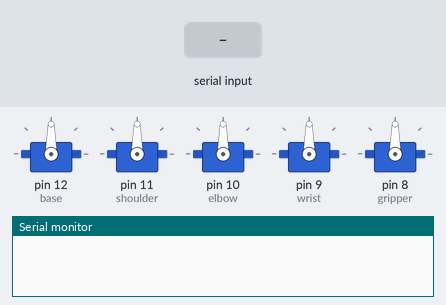
A sketch run on a simulated Arduino Uno, built with avr-gcc and run on an emulated ATmega328P. Shown: 5 × servo, the last lines printed to the serial monitor. The inputs (shaded band) are chosen by the test bench.

Above: at 1.2 s.
1.3 s: "right@" received over Serial
At 1.6 s:
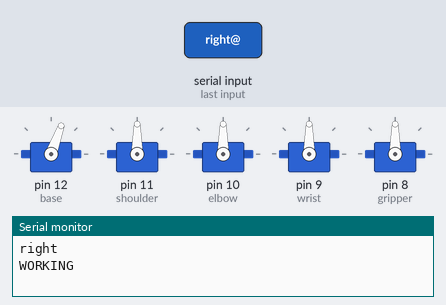
2.8 s: "Right@" received over Serial
At 3.9 s:
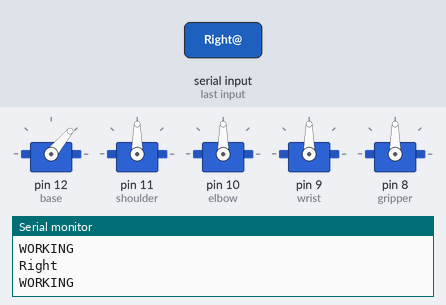
4.3 s: "RIGHT@" received over Serial
At 5.0 s:
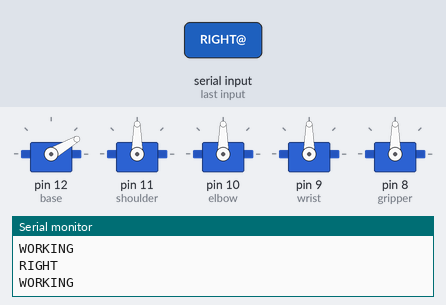
5.8 s: "top@" received over Serial
At 6.1 s:
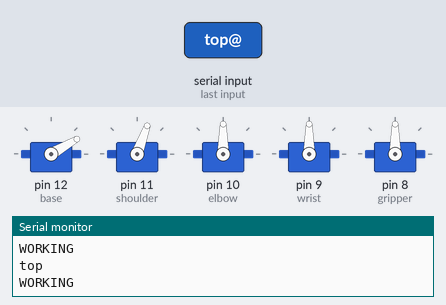
7.3 s: "left@" received over Serial
At 8.5 s:
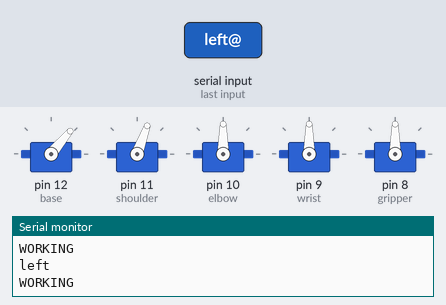
8.8 s: "Left@" received over Serial
At 9.6 s:
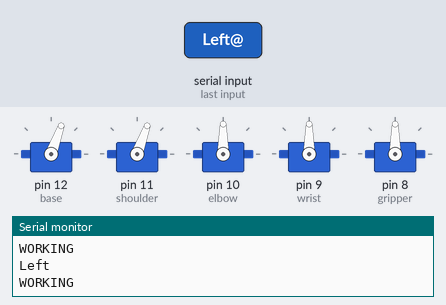
Timing chart, 0 to 11.3 s (numbered marks = the images above; inputs shaded):
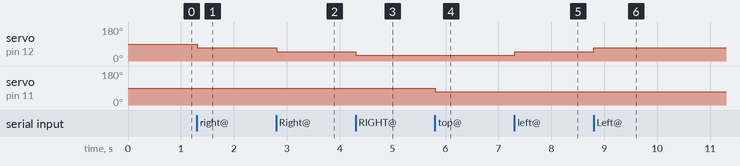

The sketch:

Arm_control.ino
```cpp
#include <Servo.h>

Servo gripper , wrist , elbow , shoulder , base;

//default position
double base_angle=90;
double shoulder_angle=90;
double elbow_angle=90;
double wrist_angle=90;


void setup() {
 Serial.begin(9600);

  //default digital pin
  base.attach(12);
  shoulder.attach(11);
  elbow.attach(10);
  wrist.attach(9);
  gripper.attach(8);

  base.write(base_angle);
  delay(20);
  shoulder.write(shoulder_angle);
  delay(20);
  elbow.write(elbow_angle);
  delay(20);
  wrist.write(wrist_angle);
  delay(20);

}


String getValue(String data, char separator, int index)
{
  int found = 0;
  int strIndex[] = {0, -1};
  int maxIndex = data.length()-1;

  for(int i=0; i<=maxIndex && found<=index; i++){
    if(data.charAt(i)==separator || i==maxIndex){
        found++;
        strIndex[0] = strIndex[1]+1;
        strIndex[1] = (i == maxIndex) ? i+1 : i;
    }
  }

  return found>index ? data.substring(strIndex[0], strIndex[1]) : "";
}

void loop() {

  String computerText = Serial.readStringUntil('@');
  computerText.trim();
  if (computerText.length() == 0) {
    return;
  }

  String command = getValue(computerText, ' ',0);

    if (command == "right" || command == "Right" || command == "RIGHT") {
      base.write(base_angle -= 20);
    }
    if (command == "left" || command == "Left" || command == "LEFT") {
     base.write(base_angle += 20);
    }

    if (command == "top" || command == "Top" || command == "TOP") {
      shoulder.write(shoulder_angle -= 20);
    }

   if (command == "bottom" || command == "Bottom" || command == "BOTTOM") {
     shoulder.write(shoulder_angle += 20);
    }

  Serial.println(command);
  Serial.println("WORKING");
  delay(1000);

}
```

Measured:
- after the input at 1.3 s, servo on pin 12 (base): 90° → 70° at once
- after the input at 2.8 s, servo on pin 12 (base): 70° → 50° at once
- after the input at 4.3 s, servo on pin 12 (base): 50° → 30° at once
- after the input at 5.8 s, servo on pin 11 (shoulder): 90° → 70° at once
- after the input at 7.3 s, servo on pin 12 (base): 30° → 50° at once
- after the input at 8.8 s, servo on pin 12 (base): 50° → 70° at once
